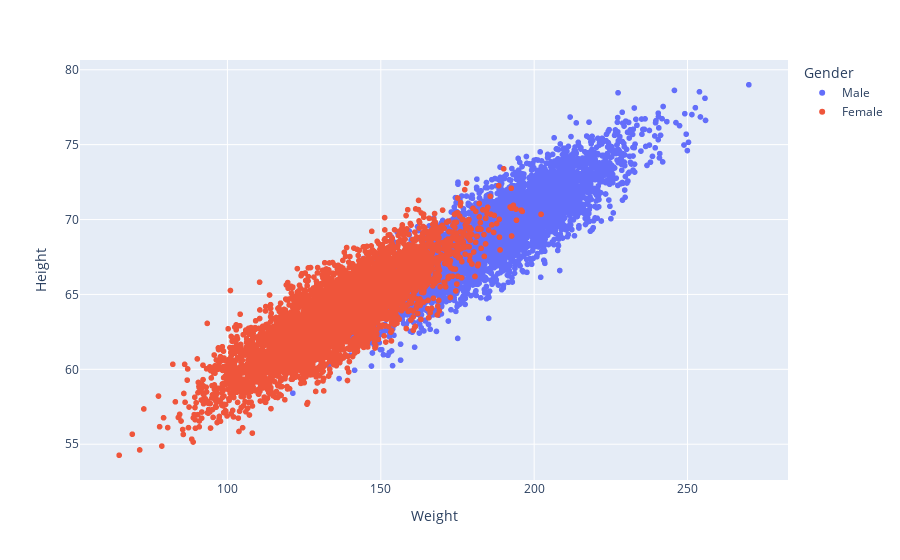

This figure's notebook cell:
### Code cell
import plotly.express as px

fig = px.scatter(dflog, x='Weight', y='Height', color="Gender")
fig.show()

### Figure 1 — Plotly figure (JSON) as saved in the notebook; plotly's stock layout.template omitted (floating-point values rounded to 4 significant figures; data arrays with more than 128 entries replaced by an {"elided": "..."} marker saying what was removed)
{"data": [{"hovertemplate": "Gender=Male<br>Weight=%{x}<br>Height=%{y}<extra></extra>", "legendgroup": "Male", "marker": {"color": "#636efa", "symbol": "circle"}, "mode": "markers", "name": "Male", "showlegend": true, "type": "scattergl", "x": {"elided": "5000 float values"}, "xaxis": "x", "y": {"elided": "5000 float values"}, "yaxis": "y"}, {"hovertemplate": "Gender=Female<br>Weight=%{x}<br>Height=%{y}<extra></extra>", "legendgroup": "Female", "marker": {"color": "#EF553B", "symbol": "circle"}, "mode": "markers", "name": "Female", "showlegend": true, "type": "scattergl", "x": {"elided": "5000 float values"}, "xaxis": "x", "y": {"elided": "5000 float values"}, "yaxis": "y"}], "layout": {"legend": {"title": {"text": "Gender"}, "tracegroupgap": 0}, "margin": {"t": 60}, "xaxis": {"anchor": "y", "domain": [0, 1], "title": {"text": "Weight"}}, "yaxis": {"anchor": "x", "domain": [0, 1], "title": {"text": "Height"}}}}
